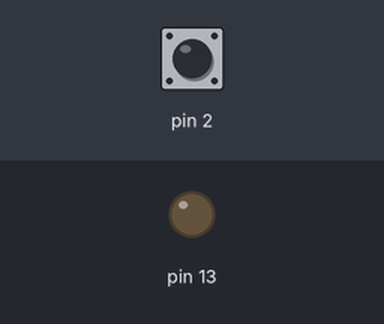
A sketch run on a simulated Arduino Uno, built with avr-gcc and run on an emulated ATmega328P. Shown: output pins drawn as LEDs (lit = HIGH). The test bench sets the inputs (shaded band); at power-on: pin 2 HIGH.

Above: at 1.2 s.
1.3 s: pin 2 pulled LOW for 0.15 s
At 1.37 s:
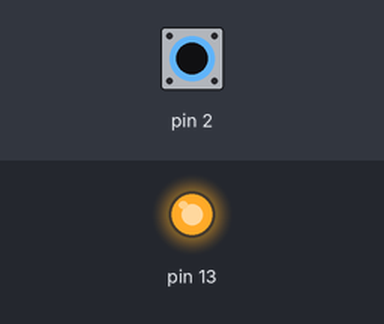
2.9 s: pin 2 pulled LOW for 3.2 s
At 6.8 s:
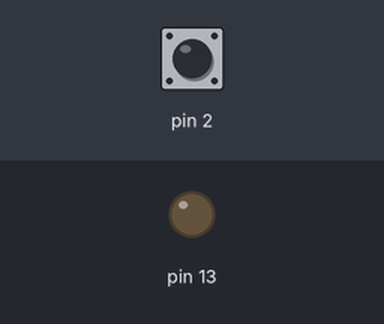
Timing chart, 0 to 8.3 s (numbered marks = the images above; inputs shaded):
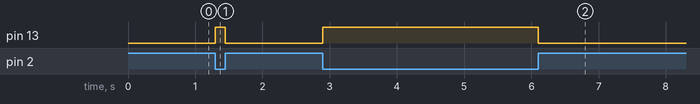

Measured:
- after the input at 1.3 s, pin 13: LOW → HIGH at once, → LOW 0.15 s later
- after the input at 2.9 s, pin 13: LOW → HIGH at once, → LOW 3.2 s later

The sketch:

DigitalInputPullup.ino
```cpp
void setup()
{
  //start serial connection
  //Serial.begin(9600);
  //configure pin2 as an input and enable the internal pull-up resistor
  pinMode(2, INPUT_PULLUP);
  pinMode(13, OUTPUT);

}

void loop() {
  //read the pushbutton value into a variable
  int button = digitalRead(2);
  //print out the value of the pushbutton
  //Serial.println(sensorVal);

  // Keep in mind the pullup means the pushbutton's
  // logic is inverted. It goes HIGH when it's open,
  // and LOW when it's pressed. Turn on pin 13 when the
  // button's pressed, and off when it's not:
  if (button == HIGH)
  {
    digitalWrite(13, LOW);
  }
  else {
    digitalWrite(13, HIGH);
  }
}
```
